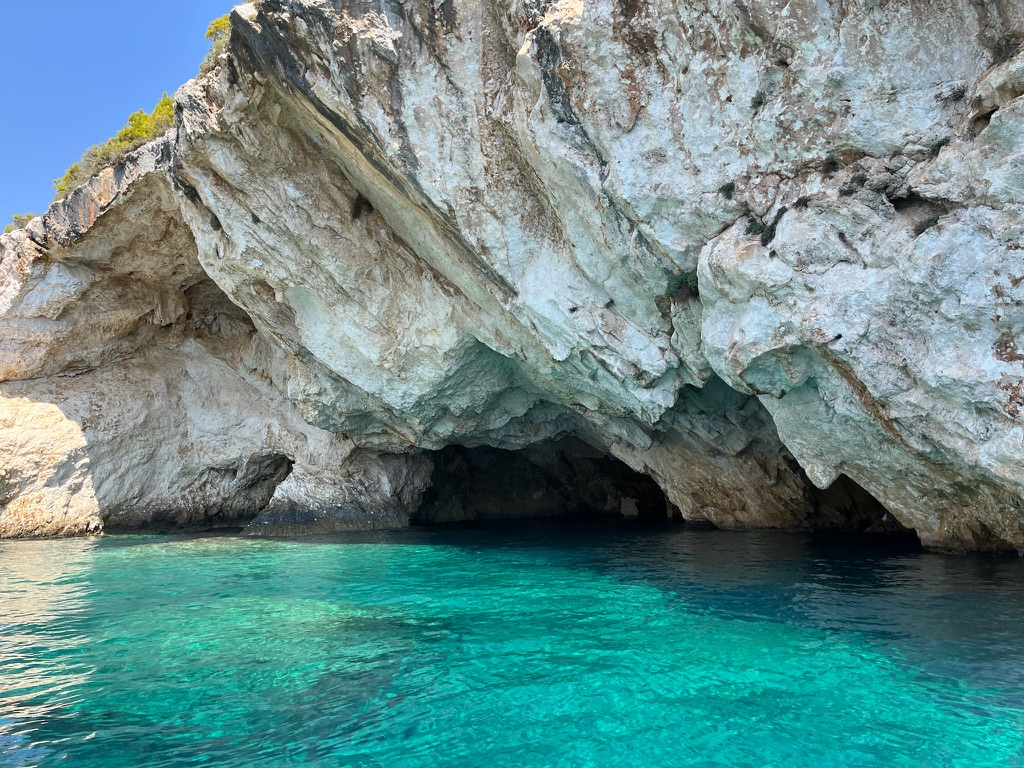
#> input picture images/landscape1.jpeg, 1024 x 768 px
$ python main.py
#> lines starting #> are read from the running program, lines starting #| are printed output that depends on the picture
#> further down, input_image is the input picture: shape (768, 1024, 3); mean B, G, R 137.5, 138.1, 101.8
### utils/split_and_merge.py
import cv2
import numpy as np
from sortedcontainers import SortedDict
from itertools import chain

class Region:
    def __init__(self, x, y, width, height):
        """
        Initialize a Region instance.

        :param x: X-coordinate of the top-left corner of the region.
        :param y: Y-coordinate of the top-left corner of the region.
        :param width: Width of the region.
        :param height: Height of the region.
        """
        self.x = x
        self.y = y
        self.width = width
        self.height = height
        self.mean = None
        self.variance = None
        self.value = None
        self.subregions = []  # Initially empty

    def split_into_subregions(self):
        """
        Split the current region into subregions.

        - If the region is large enough, it is split into 4 equal subregions.
        - If the region is too small to be split into 4, it will be split into 2 subregions
        (either horizontally or vertically, based on dimensions).
        - If the region is too small to be split at all, an exception is raised.
        """
        if self.width < 2 and self.height < 2:
            raise ValueError("Region is too small to split into any subregions.")

        if self.width >= 2 and self.height >= 2:
            # Split into 4 subregions
            half_width = self.width // 2
            half_height = self.height // 2

            self.subregions = [
                Region(self.x, self.y, half_width, half_height),  # Top-left
                Region(self.x + half_width, self.y, self.width - half_width, half_height),  # Top-right
                Region(self.x, self.y + half_height, half_width, self.height - half_height),  # Bottom-left
                Region(self.x + half_width, self.y + half_height, self.width - half_width, self.height - half_height),  # Bottom-right
            ]
        elif self.width >= 2:
            # Split into 2 vertical subregions
            half_width = self.width // 2

            self.subregions = [
                Region(self.x, self.y, half_width, self.height),  # Left
                Region(self.x + half_width, self.y, self.width - half_width, self.height),  # Right
            ]
        elif self.height >= 2:
            # Split into 2 horizontal subregions
            half_height = self.height // 2

            self.subregions = [
                Region(self.x, self.y, self.width, half_height),  # Top
                Region(self.x, self.y + half_height, self.width, self.height - half_height),  # Bottom
            ]

    def calculate_mean_variance(self, image):
        """
        Calculate the homogeneity of a region in an image based on pixel variance.

        :param image: The input image as a NumPy array.
        :param region: A Region object representing the region of interest.
        :return: Homogeneity score (lower is more homogeneous).
        """
        # Ensure the image is grayscale
        if len(image.shape) == 3:  # If the image has multiple channels (e.g., RGB)
            gray_image = cv2.cvtColor(image, cv2.COLOR_BGR2GRAY)
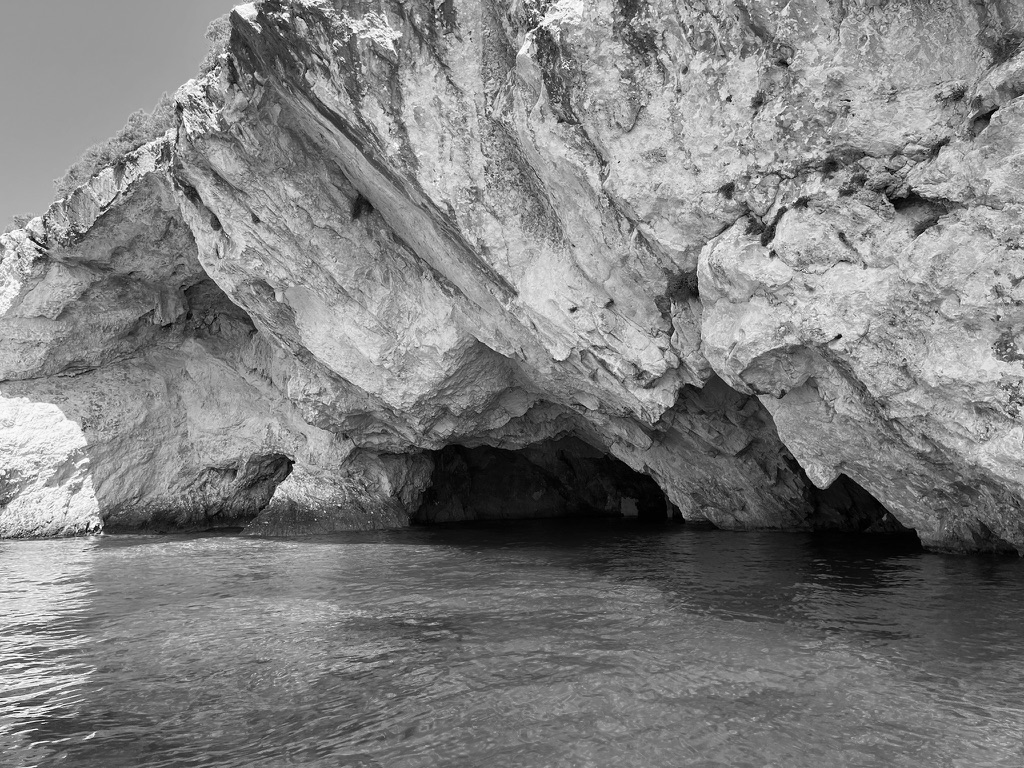
#> gray_image: shape (768, 1024); min 0, max 255, mean 127.2
        else:
            gray_image = image

        # Extract the region of interest
        x, y, width, height = self.x, self.y, self.width, self.height
        roi = gray_image[y:y + height, x:x + width]

        # Calculate variance of the region
        self.variance = np.var(roi, ddof=1)
#> self.variance = 2680.5

        # Calculate mean of the image
        self.mean = np.mean(roi)
#> self.mean = 127.2

        # Calculate sum of all points
        self.value = np.sum(roi)
#> self.value = 100024990

    # [29 lines left out: function is_adjacent_to, not called in this run]

    def get_size(self):
        return self.width * self.height

    # [5 lines left out: function __repr__, not called in this run]


class SortedListWithCosts:
    def __init__(self):
        self.sorted_dict = SortedDict()

    def is_empty(self):
        return len(self.sorted_dict) == 0

    def add(self, link: "Link"):
        # Use (cost, id) as the key
        self.sorted_dict[(link.get_cost(), link.id)] = link

    # [31 lines left out: functions remove, update, refresh, not called in this run]

    def get_lowest_cost_link(self):
        _ , lowest_node = self.sorted_dict.popitem(0)
        return lowest_node
    def __repr__(self):
        return str([f"(Cost: {key[0]}, ID: {key[1]})" for key in self.sorted_dict.keys()])


class Node:
    class TreeIterator:
        def __init__(self, root: "ParentNode"):
            self.stack = [root]

        def __iter__(self):
            return self

        # [18 lines left out: functions __next__, __init__, not called in this run]

    def set_parent(self, parent: "ParentNode"):
        self.parent = parent

    def get_parent(self) -> "ParentNode":
        return self.parent

    # [5 lines left out: function get_root, not called in this run]

    def get_stats(self):
        return

    def get_mask(self, image_shape) -> cv2.typing.MatLike:
        return

    def __iter__(self):
        return Node.TreeIterator(self)

    def __repr__(self):
        return str.join("-", [str(r.id) for r in self])


class ParentNode(Node):
    # [102 lines left out: functions __init__, get_stats, calculate_cost_old, calculate_cost, get_cost, get_mask, not called in this run]


class Leaf(Node):
    # [10 lines left out: function __init__, not called in this run]

    def get_stats(self):
        return self.region.variance

    def calculate_cost(self):
        return self.get_stats()

    def calculate_cost_old(self):
        return self.get_stats()

    # [15 lines left out: function get_mask, not called in this run]

    def add_link(self, link: "Link"):
        self.links.append(link)


class Link:
    n_links = 0
    # [54 lines left out: functions __init__, merge, get_cost, not called in this run]

    def reset_cost(self):
        self.cost = None
        return self.get_cost()

    def get_size(self):
        return self.region_a.get_root().n + self.region_b.get_root().n

    # [11 lines left out: functions __lt__, __gt__, not called in this run]


class RAG:
    def __init__(self, regions: list[Region]):
        self.links : SortedListWithCosts = SortedListWithCosts()
        # self.links : LinkHeap = LinkHeap()
        leaves = [Leaf(r, i) for i, r in enumerate(regions)]

        # adding links
        for i in range(0, len(regions)):
            for j in range(0, i):
                if regions[i].is_adjacent_to(regions[j]):
                    new_link = Link(leaves[i], leaves[j])
                    self.links.add(new_link)

    # [30 lines left out: functions get_all_regions, merge, not called in this run]


def split(image: cv2.typing.MatLike, region: Region, threshold: int, max_depth=10, depth=0):
    """
    Recursively split an image region until it reaches a specified homogeneity threshold.

    :param image: The input image as a NumPy array.
    :param region: A Region object representing the region of interest.
    :param threshold: Homogeneity threshold (lower values mean stricter requirements).
    :param max_depth: Maximum recursion depth to avoid infinite splitting.
    :param depth: Current depth of recursion (used internally).
    :return: A list of homogeneous regions.
    """
    # Calculate the homogeneity of the current region
    region.calculate_mean_variance(image)

    # Stop splitting if homogeneity is below threshold or max depth is reached
    if region.variance <= threshold or depth >= max_depth:
        return [region]

    # Split the region into 4 subregions
    region.split_into_subregions()

    # Recursively process each subregion
    homogeneous_regions = []
    for subregion in region.subregions:
        homogeneous_regions.extend(
            split(image, subregion, threshold, max_depth, depth + 1)
        )
#> this loop made 4 passes
#> pass 1, in calculate_mean_variance (call 2), `roi = gray_image[y:y + height, x:x + width]`:
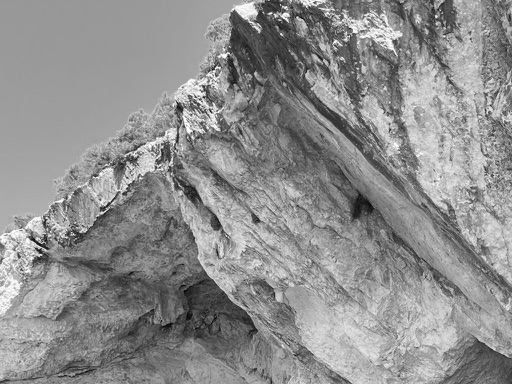
#> roi: shape (384, 512); min 2, max 255, mean 142.2
#> pass 1, in calculate_mean_variance (call 3), `roi = gray_image[y:y + height, x:x + width]`:
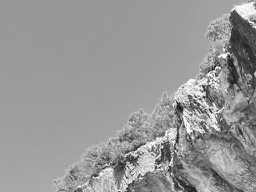
#> roi: shape (192, 256); min 13, max 255, mean 150.9
#> pass 1, in calculate_mean_variance (call 5), `roi = gray_image[y:y + height, x:x + width]`:
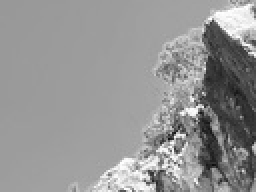
#> roi: shape (96, 128) (shown 2 times larger); min 13, max 255, mean 148.2

    return homogeneous_regions


def merge(regions: list[Region], threshold):
    rag = RAG(regions)
    return rag.merge(threshold)


def split_and_merge(input_image: cv2.typing.MatLike, split_depth: int = 6, split_threshold: float = 250, merge_threshold: float = 6000000):
    initial_region = Region(0, 0, input_image.shape[1], input_image.shape[0])

    homogeneous_regions = split(input_image, initial_region, threshold=split_threshold, max_depth=split_depth)

    regions = merge(homogeneous_regions, threshold=merge_threshold)


    image_with_mean_color = np.zeros(input_image.shape, dtype=np.uint8)
    for region in regions:
        mask = region.get_mask(input_image.shape)

        # Ensure the mask is single-channel (8-bit grayscale)
        if len(mask.shape) == 3:
            mask = mask[:, :, 0]

        # Compute the mean color values inside the masked region
        mean_value = cv2.mean(input_image, mask=mask)

        mean_bgr = mean_value[:3]  # Get the BGR values (ignore alpha)

        # Apply the mean color to the region defined by the mask
        image_with_mean_color[mask == 255] = mean_bgr

    return image_with_mean_color

### main.py
import numpy as np
import matplotlib.pyplot as plt
import cv2
import time

from utils.split_and_merge import Region, split, merge, split_and_merge

from utils.lib import save_image

images = [
    "images/landscape1.jpeg",
    "images/peperoni.png"
]

split_thresholds = [
    250,
]

split_depths = [
    6,
    7
]

merge_thresholds = [
    1000000,
    800000,
    600000,
    400000
]

for image_path in images:
    for split_depth in split_depths:
        for split_threshold in split_thresholds:
            for merge_threshold in merge_thresholds:
                print(f"Processing {image_path} with split_depth={split_depth}, split_threshold={split_threshold}, merge_threshold={merge_threshold}")

                input_image = cv2.imread(image_path)

                start_time = time.time()

#> (the run stopped early here; a loop or call above may not have finished)
